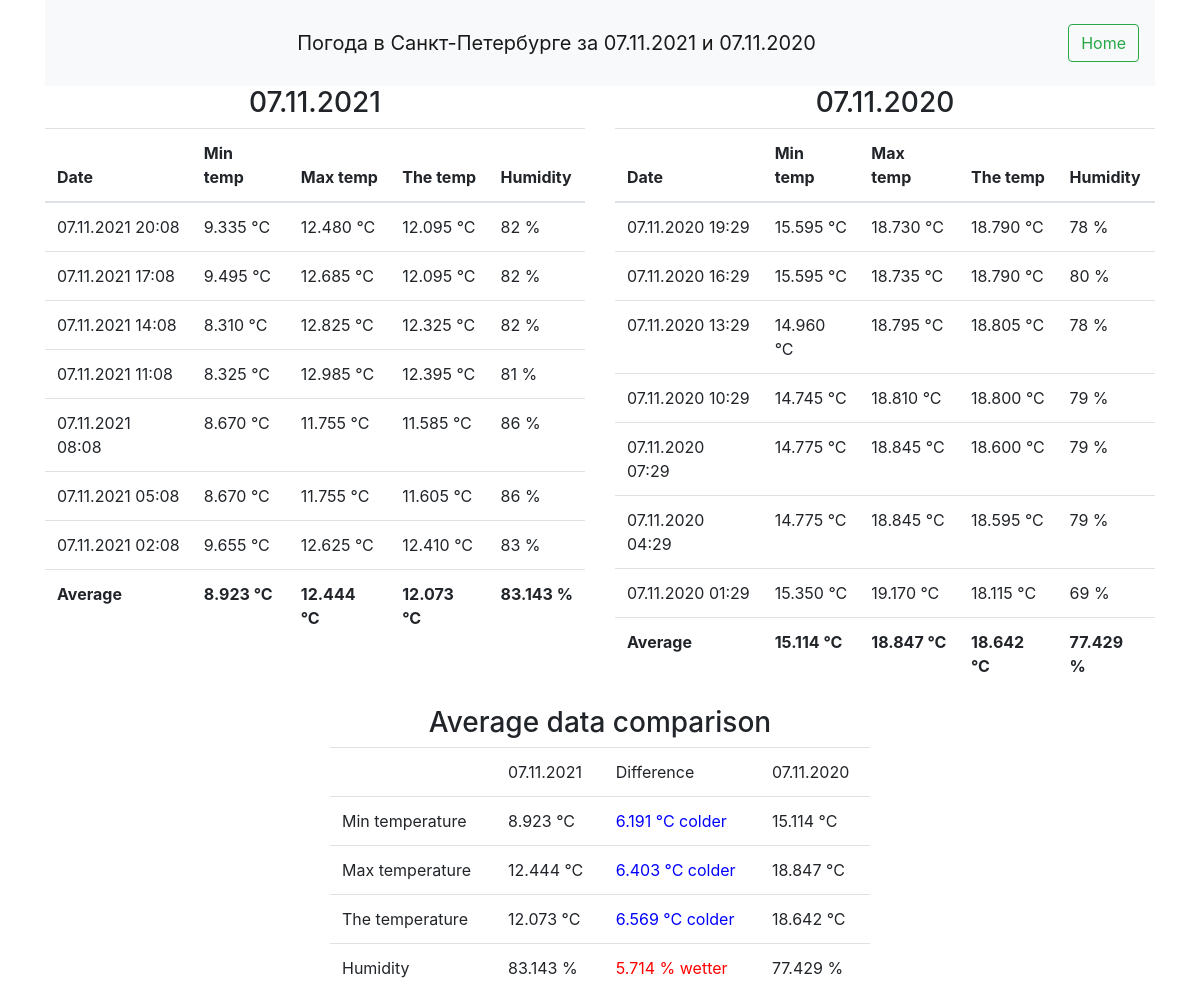
/2021/11/07, run on the app's committed database.
### weather_comparator/models.py (models this page shows, shortened)
class Weather_history(models.Model):
    measure_id = models.PositiveBigIntegerField()
    datetime = models.DateTimeField(auto_now=False)
    min_temp = models.DecimalField(max_digits=7, decimal_places=3)
    max_temp = models.DecimalField(max_digits=7, decimal_places=3)
    the_temp = models.DecimalField(max_digits=7, decimal_places=3)
    humidity = models.PositiveSmallIntegerField()

### weather_comparator/views.py (the view)
# urls.py: re_path(r'(?P<year>[0-9]{4})/(?P<month>[0-9]{1,2})/(?P<day>[0-9]{1,2})', weather),
def weather(request, year, month, day):
    rquested_date = f'{year}-{month}-{day}'
    dt_date = datetime.datetime.strptime(rquested_date, '%Y-%m-%d')
    if dt_date.date() == datetime.datetime.now().date():
        dt_date = dt_date - datetime.timedelta(days=1)
    year_ago_dt_date = dt_date - datetime.timedelta(days=365)
    m = Metaweather()
    req_date_data = m.get_weather_history('St Petersburg', dt_date)
    year_ago_date_data = m.get_weather_history('St Petersburg', year_ago_dt_date)
    title = f'Погода в Санкт-Петербурге за {dt_date.date().strftime("%d.%m.%Y")} и {year_ago_dt_date.date().strftime("%d.%m.%Y")}'
    diffs = {'min_temp': round(req_date_data['avg_data']['min_temp'] - year_ago_date_data['avg_data']['min_temp'], 3),
             'max_temp': round(req_date_data['avg_data']['max_temp'] - year_ago_date_data['avg_data']['max_temp'], 3),
             'the_temp': round(req_date_data['avg_data']['the_temp'] - year_ago_date_data['avg_data']['the_temp'], 3),
             'humidity': round(req_date_data['avg_data']['humidity'] - year_ago_date_data['avg_data']['humidity'], 3),
             }
    return render(request, 'weather_comparator/weather.html', {'title': title,
                                                               'date': dt_date.date(),
                                                               'year_ago_date':year_ago_dt_date.date(),
                                                               'req_date_data':req_date_data,
                                                               'year_ago_date_data':year_ago_date_data,
                                                               'diffs': diffs,
                                                               })

### weather_comparator/metaweather.py (called while the page is built, shortened)
    def get_weather_history(self, location, date):
        data_from_db = self.get_data_from_db(date)
        if len(data_from_db['data']) > 0:
            return (data_from_db)

### weather_comparator/templates/weather_comparator/weather.html
{% extends 'weather_comparator/base.html' %}
{% load mathfilters %}
{% block content %}
<div class="container-md">
    <div class='row'>
        <div class='col-xl-6'>
            <h3 class='text-center'> {{ date | date:'d.m.Y' }}</h3>
            <table class="table table-hover">
                <thead>
                <tr>
                    <th scope="col">Date</th>
                    <th scope="col">Min temp</th>
                    <th scope="col">Max temp</th>
                    <th scope="col">The temp</th>
                    <th scope="col">Humidity</th>
                </tr>
                </thead>
                <tbody>
                {% for i in req_date_data.data %}
                <tr>
                    <td>{{ i.datetime|date:'d.m.Y H:i' }}</td>
                    <td>{{ i.min_temp }} °C</td>
                    <td>{{ i.max_temp }} °C</td>
                    <td>{{ i.the_temp }} °C</td>
                    <td>{{ i.humidity }} %</td>
                </tr>
                {% endfor %}
                <tr style="font-weight:bold">
                    <td> Average</td>
                    <td>{{ req_date_data.avg_data.min_temp }} °C</td>
                    <td>{{ req_date_data.avg_data.max_temp }} °C</td>
                    <td>{{ req_date_data.avg_data.the_temp }} °C</td>
                    <td>{{ req_date_data.avg_data.humidity }} %</td>
                </tr>
                </tbody>
            </table>
        </div>
        <div class='col-xl-6'>
            <h3 class='text-center'>{{ year_ago_date | date:'d.m.Y' }}</h3>
            <table class="table table-hover">
                <thead>
                <tr>
                    <th scope="col">Date</th>
                    <th scope="col">Min temp</th>
                    <th scope="col">Max temp</th>
                    <th scope="col">The temp</th>
                    <th scope="col">Humidity</th>
                </tr>
                </thead>
                <tbody>
                {% for i in year_ago_date_data.data %}
                <tr>
                    <td>{{ i.datetime|date:'d.m.Y H:i' }}</td>
                    <td>{{ i.min_temp }} °C</td>
                    <td>{{ i.max_temp }} °C</td>
                    <td>{{ i.the_temp }} °C</td>
                    <td>{{ i.humidity }} %</td>
                </tr>
                {% endfor %}
                <tr style="font-weight:bold">
                    <td> Average</td>
                    <td>{{ year_ago_date_data.avg_data.min_temp }} °C</td>
                    <td>{{ year_ago_date_data.avg_data.max_temp }} °C</td>
                    <td>{{ year_ago_date_data.avg_data.the_temp }} °C</td>
                    <td>{{ year_ago_date_data.avg_data.humidity }} %</td>
                </tr>
                </tbody>
            </table>
        </div>
    </div>
    <div class='row'>
        <div class='col-xl-3'>
        </div>
        <div class='col-xl-6'>
            <h3 class='text-center'> Average data comparison </h3>
            <table class="table table-hover">
                <thead>
                <tr>
                    <td></td>
                    <td>{{ date | date:'d.m.Y' }}</td>
                    <td>Difference</td>
                    <td>{{ year_ago_date | date:'d.m.Y' }}</td>
                </tr>
                </thead>
                <tbody>
                <tr>
                    <td>Min temperature</td>
                    <td>{{ req_date_data.avg_data.min_temp }} °C</td>
                    {% if diffs.min_temp > 0 %}
                    <td class="red">{{ diffs.min_temp }} °C warmer</td>
                    {% elif diffs.min_temp == 0 %}
                    <td class="green">The same temperature</td>
                    {%elif diffs.min_temp < 0 %}
                    <td class="blue">{{ diffs.min_temp|abs }} °C colder</td>
                    {% endif %}
                    <td>{{ year_ago_date_data.avg_data.min_temp }} °C</td>
                </tr>
                <tr>
                    <td>Max temperature</td>
                    <td>{{ req_date_data.avg_data.max_temp }} °C</td>
                    {% if diffs.max_temp > 0 %}
                    <td class="red">{{ diffs.max_temp }} °C warmer</td>
                    {% elif diffs.max_temp == 0 %}
                    <td class="green">The same temperature</td>
                    {%elif diffs.max_temp < 0 %}
                    <td class="blue">{{ diffs.max_temp|abs }} °C colder</td>
                    {% endif %}
                    <td>{{ year_ago_date_data.avg_data.max_temp }} °C</td>
                </tr>
                <tr>
                    <td>The temperature</td>
                    <td>{{ req_date_data.avg_data.the_temp }} °C</td>
                    {% if diffs.the_temp > 0 %}
                    <td class="red">{{ diffs.the_temp }} °C warmer</td>
                    {% elif diffs.the_temp == 0 %}
                    <td class="green">The same temperature</td>
                    {%elif diffs.the_temp < 0 %}
                    <td class="blue">{{ diffs.the_temp|abs }} °C colder</td>
                    {% endif %}
                    <td>{{ year_ago_date_data.avg_data.the_temp }} °C</td>
                </tr>
                <tr>
                    <td>Humidity</td>
                    <td>{{ req_date_data.avg_data.humidity }} %</td>
                    {% if diffs.humidity > 0 %}
                    <td class="red">{{ diffs.humidity }} % wetter</td>
                    {% elif diffs.humidity == 0 %}
                    <td class="green">The same humidity</td>
                    {%elif diffs.humidity < 0 %}
                    <td class="blue">{{ diffs.humidity|abs }} % drier</td>
                    {% endif %}
                    <td>{{ year_ago_date_data.avg_data.humidity }} %</td>
                </tr>
                </tbody>
            </table>
        </div>
        <div class='col-xl-3'>
        </div>
    </div>
</div>
{% endblock %}

### weather_comparator/static/weather_comparator/css/custom.css (style rules this page uses)
.red { color: red; }
.blue { color: blue; }

### data on the page
Weather_history: datetime "07.11.2021 20:08", min_temp "9.335", max_temp "12.480", the_temp "12.095", humidity "82"
Weather_history: datetime "07.11.2021 17:08", min_temp "9.495", max_temp "12.685", the_temp "12.095", humidity "82"
Weather_history: datetime "07.11.2021 14:08", min_temp "8.310", max_temp "12.825", the_temp "12.325", humidity "82"
Weather_history: datetime "07.11.2021 11:08", min_temp "8.325", max_temp "12.985", the_temp "12.395", humidity "81"
Weather_history: datetime "07.11.2021 08:08", min_temp "8.670", max_temp "11.755", the_temp "11.585", humidity "86"
Weather_history: datetime "07.11.2021 05:08", min_temp "8.670", max_temp "11.755", the_temp "11.605", humidity "86"
Weather_history: datetime "07.11.2021 02:08", min_temp "9.655", max_temp "12.625", the_temp "12.410", humidity "83"
Weather_history: datetime "07.11.2020 19:29", min_temp "15.595", max_temp "18.730", the_temp "18.790", humidity "78"
Weather_history: datetime "07.11.2020 16:29", min_temp "15.595", max_temp "18.735", the_temp "18.790", humidity "80"
Weather_history: datetime "07.11.2020 13:29", min_temp "14.960", max_temp "18.795", the_temp "18.805", humidity "78"
Weather_history: datetime "07.11.2020 10:29", min_temp "14.745", max_temp "18.810", the_temp "18.800", humidity "79"
Weather_history: datetime "07.11.2020 07:29", min_temp "14.775", max_temp "18.845", the_temp "18.600", humidity "79"
Weather_history: datetime "07.11.2020 04:29", min_temp "14.775", max_temp "18.845", the_temp "18.595", humidity "79"
Weather_history: datetime "07.11.2020 01:29", min_temp "15.350", max_temp "19.170", the_temp "18.115", humidity "69"

### other printed values
{{ title }} "Погода в Санкт-Петербурге за 07.11.2021 и 07.11.2020"
{{ date | date:'d.m.Y' }} "07.11.2021"
{{ req_date_data.avg_data.min_temp }} "8.923"
{{ req_date_data.avg_data.max_temp }} "12.444"
{{ req_date_data.avg_data.the_temp }} "12.073"
{{ req_date_data.avg_data.humidity }} "83.143"
{{ year_ago_date | date:'d.m.Y' }} "07.11.2020"
{{ year_ago_date_data.avg_data.min_temp }} "15.114"
{{ year_ago_date_data.avg_data.max_temp }} "18.847"
{{ year_ago_date_data.avg_data.the_temp }} "18.642"
{{ year_ago_date_data.avg_data.humidity }} "77.429"
{{ diffs.min_temp|abs }} "6.191"
{{ diffs.max_temp|abs }} "6.403"
{{ diffs.the_temp|abs }} "6.569"
{{ diffs.humidity }} "5.714"
